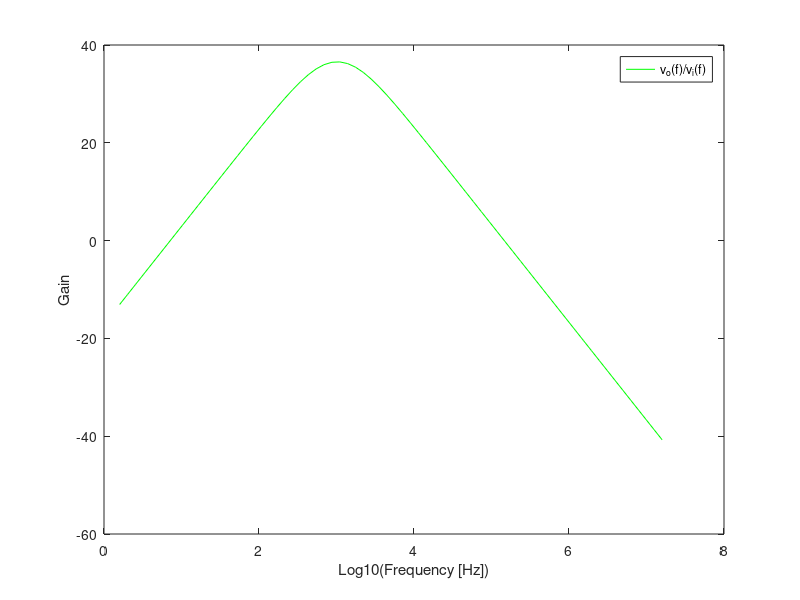
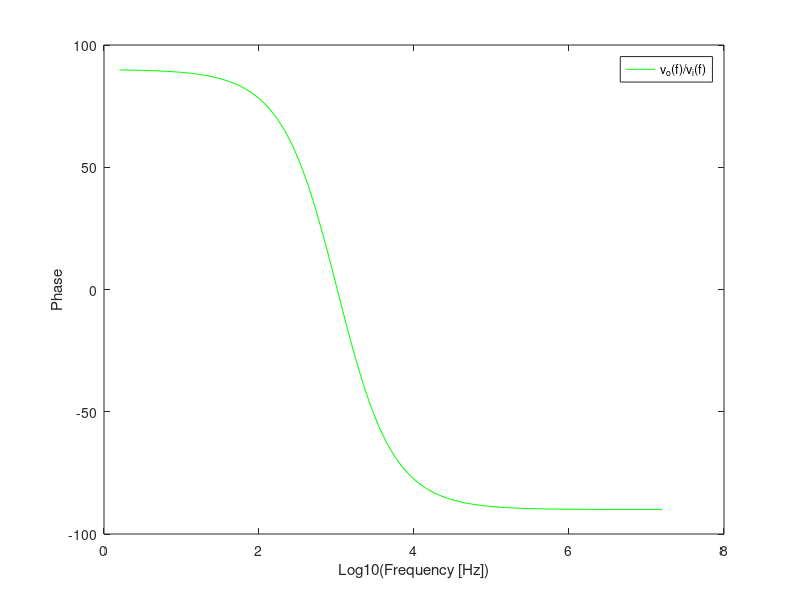

MATLAB code to generate these figures, in order:
%Circuit Components
C1 =220e-09;
C2=110e-09;
R1=1000;
R2=1000;
R3=100000;
R4=1000;
Vcc=10;
printf ("valores_intro_TAB\n");
printf ("C1 = %e \n", C1);
printf ("C2 = %e \n", C2);
printf ("R1 = %e \n", R1);
printf ("R2 = %e \n", R2);
printf ("R3 = %e \n", R3);
printf ("R4 = %e \n", R4);
printf ("Vcc = %e \n", Vcc);
printf ("valores_intro_END\n\n");

%Low, High, Central Band Pass Frequencies
wL=1/(R1*C1);
wH=1/(R2*C2);
wo=sqrt(wL*wH);
printf ("band_pass_freq_TAB\n");
printf ("LowFreq BandPass = %e \n", wL); 
printf ("HighFreq BandPass = %e \n", wH);
printf ("Central Freq = %e \n", wo);
printf ("band_pass_freq_END\n\n");

%PONTO1%
%Central Frequency(Hz) and Respective Gain(dB)
T_central_freq = (R1*C1*j*wo/(1+R1*C1*j*wo))*(1+R3/R4)*(1/(1+R2*C2*j*wo));
Tdb_central_freq = 20*log10(abs(T_central_freq));
wo_Hz=wo/2/pi;
printf ("wo_freq_gain_TAB\n");
printf ("Central Freq (Hz) = %e \n", wo_Hz); 
printf ("Gain Central Freq (dB) = %e \n", Tdb_central_freq);
printf ("wo_freq_gain_END\n\n");
%Input and Output Impedancies
z_in = (R1 + 1/(j*wo*C1))
z_out = R2/(j*wo*C2)/(R2+1/(j*wo*C2))
printf ("impedances_TAB\n");
printf ("Z in = %e + %ej \n", real(z_in), imag(z_in)); 
printf ("Z out = %e + %ej\n", real(z_out) , imag(z_out));
printf ("impedances_END\n\n");

%PONTO2%
%Gain in dB - logscale from 10Hz to 100MHz
w = logspace(1,8,70);
s=j*w;
Tdb = ones(1,length(s));
for k = 1:length(s)
  T = ((R1*C1*s(k))/(1+R1*C1*s(k)))*(1+R3/R4)*(1/(1+R2*C2*s(k)));
	Tdb(k) = 20*log10(abs(T));
  Tph(k) = arg(T)*180/pi;
end
%--------Plot----------%
theo = figure ();
plot(log10(w/(2*pi)),Tdb,"g");
legend("v_o(f)/v_i(f)");
xlabel ("Log10(Frequency [Hz])");
ylabel ("Gain");
print (theo, "theo", "-depsc");

phase = figure()
plot(log10(w/(2*pi)),Tph,"g");
legend("v_o(f)/v_i(f)");
xlabel ("Log10(Frequency [Hz])");
ylabel ("Phase");
print (phase, "phase", "-depsc");


%Merit & Cost
Gain_Deviation = abs(40-Tdb_central_freq);
Central_Frequency_Deviation=abs(1000-wo_Hz);
cost = 1e-3*(R1 + R2 + R3 + R4 + 100 + 530500 + 183600 + 13190000 + 150) + 1e6*(C1 + C2) + 38.66e-18 + 0.1*2;
Merit = 1/(cost * Gain_Deviation * Central_Frequency_Deviation);
printf ("Cost_Merit_TAB\n");
printf ("Cost = %e \n", cost); 
printf ("Merit = %e \n", Merit);
printf ("Cost_Merit_END\n\n");